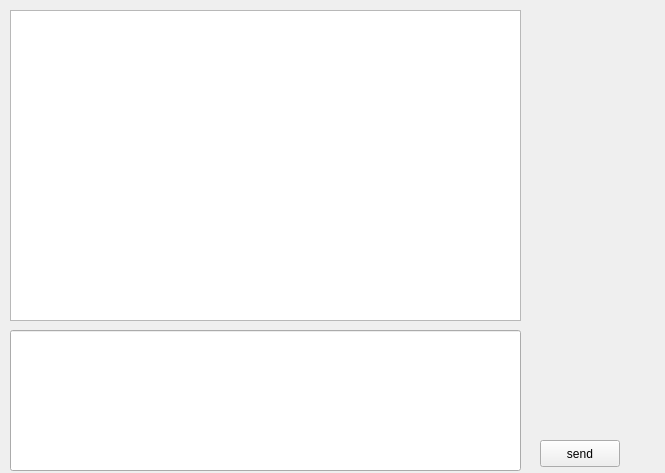
<?xml version="1.0" encoding="UTF-8"?>
<ui version="4.0">
 <class>qt_serverClass</class>
 <widget class="QWidget" name="qt_serverClass">
  <property name="geometry">
   <rect>
    <x>0</x>
    <y>0</y>
    <width>665</width>
    <height>473</height>
   </rect>
  </property>
  <property name="windowTitle">
   <string>qt_server</string>
  </property>
  <widget class="QPushButton" name="pushButton">
   <property name="geometry">
    <rect>
     <x>540</x>
     <y>440</y>
     <width>80</width>
     <height>27</height>
    </rect>
   </property>
   <property name="text">
    <string>send</string>
   </property>
  </widget>
  <widget class="QLineEdit" name="lineEdit">
   <property name="geometry">
    <rect>
     <x>10</x>
     <y>330</y>
     <width>511</width>
     <height>141</height>
    </rect>
   </property>
  </widget>
  <widget class="QTextEdit" name="textEdit">
   <property name="geometry">
    <rect>
     <x>10</x>
     <y>10</y>
     <width>511</width>
     <height>311</height>
    </rect>
   </property>
   <property name="readOnly">
    <bool>true</bool>
   </property>
  </widget>
 </widget>
 <layoutdefault spacing="6" margin="11"/>
 <resources/>
 <connections/>
</ui>
